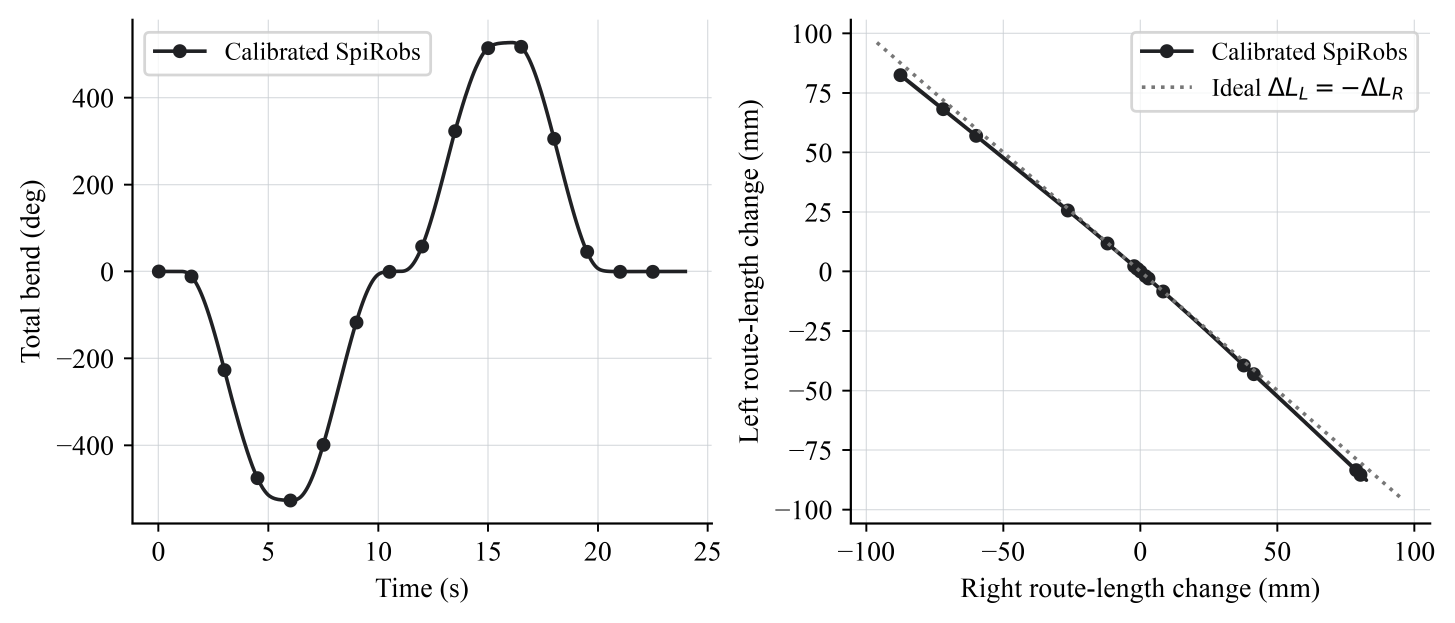
#> input picture examples/paper/latest_plugin/cycle/model_comparison.png, 4365 x 1869 px (shown at 1/3 size)
$ python -i plot_result1_motion_overlays.py   (imports and definitions only)
#> lines starting #> are read from the running program, lines starting #| are printed output that depends on the picture; after the words box and inside, x2 and y2 are one past the last pixel; in counts of white or black regions, pixels touching at a corner belong together
#> further down, picture is the input picture: PIL image 4365x1869 RGBA; mean R, G, B, A 247, 247.1, 247.2, 255
#!/usr/bin/env python3
"""Assemble the Result 1 motion overlays as an IEEE single-column figure."""

from __future__ import annotations

import argparse
import base64
import io
from pathlib import Path
from xml.sax.saxutils import escape

import numpy as np
from PIL import Image, ImageDraw, ImageFont
from reportlab.lib.utils import ImageReader
from reportlab.pdfbase import pdfmetrics
from reportlab.pdfbase.ttfonts import TTFont
from reportlab.pdfgen import canvas as pdfcanvas


WIDTH_PX = 2100
FIGURE_WIDTH_IN = 3.5
DPI = 600
MARGIN_PX = 36
GAP_PX = 24
TOP_HEIGHT_PX = 930
BOTTOM_HEIGHT_PX = 744
HEIGHT_PX = MARGIN_PX + TOP_HEIGHT_PX + GAP_PX + BOTTOM_HEIGHT_PX + MARGIN_PX
FONT_SIZE_PX = 84  # 10.1 pt at a 3.5-inch final width.
fontsize = 10.1
SVG_FONT_FAMILY = "Times New Roman, Times, Helvetica, serif"
# Direct SVG text and ReportLab PDF text remain editable; this is equivalent to
# the matplotlib policy svg.fonttype='none' and pdf.fonttype=42.
EDITABLE_VECTOR_POLICY = "svg.fonttype='none'; pdf.fonttype=42"
FONT_REGULAR = Path("/System/Library/Fonts/Supplemental/Times New Roman.ttf")
FONT_BOLD = Path("/System/Library/Fonts/Supplemental/Times New Roman Bold.ttf")


# [5 lines left out: function parse_args, not called in this run]


def content_crop(image: Image.Image, threshold: int = 8, padding: int = 12) -> Image.Image:
#> called with threshold = 8, padding = 12
    rgb = np.asarray(image.convert("RGB"))
    mask = np.max(rgb, axis=2) > threshold
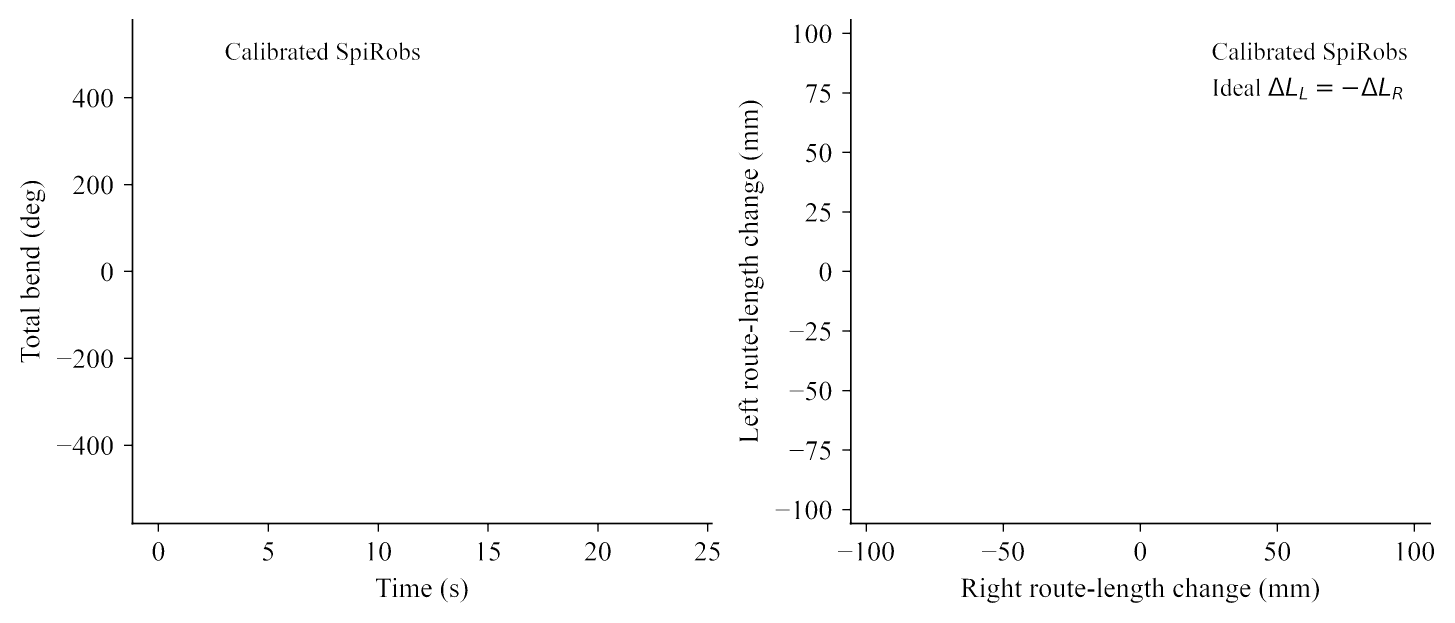
#> mask: shape (1869, 4365) bool (shown at 1/3 size); 98.6% white; 208 black regions (12 under 20 px), largest, box (x1, y1, x2, y2) and area: (2527, 57, 4293, 1595) 17577, (372, 57, 2138, 1595) 17291, (2883, 1736, 2937, 1791) 907
    if not np.any(mask):
        return image.convert("RGB")
    ys, xs = np.where(mask)
    left = max(0, int(xs.min()) - padding)
#> left = 0
    top = max(0, int(ys.min()) - padding)
#> top = 0
    right = min(image.width, int(xs.max()) + padding + 1)
#> right = 4365
    bottom = min(image.height, int(ys.max()) + padding + 1)
#> bottom = 1869
    return image.convert("RGB").crop((left, top, right, bottom))


# [120 lines left out: functions fit_box, panel_layout, load_panels, render_png, image_data_uri, render_svg and 2 more, not called in this run]


# [2 lines not run here, left out]

>>> from PIL import Image
>>> picture = Image.open('latest_plugin/cycle/model_comparison.png')
>>> result = content_crop(picture)
